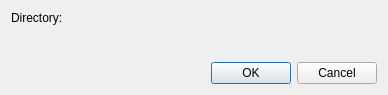
<?xml version="1.0" encoding="UTF-8"?>
<ui version="4.0">
 <class>InitDialog</class>
 <widget class="QDialog" name="InitDialog">
  <property name="geometry">
   <rect>
    <x>0</x>
    <y>0</y>
    <width>388</width>
    <height>95</height>
   </rect>
  </property>
  <property name="windowTitle">
   <string>Init git repo</string>
  </property>
  <property name="windowIcon">
   <iconset theme="kommit">
    <normaloff>.</normaloff>.</iconset>
  </property>
  <layout class="QVBoxLayout" name="verticalLayout">
   <item>
    <layout class="QHBoxLayout" name="horizontalLayout">
     <item>
      <widget class="QLabel" name="label_2">
       <property name="text">
        <string>Directory:</string>
       </property>
      </widget>
     </item>
     <item>
      <widget class="KUrlRequester" name="lineEditPath"/>
     </item>
    </layout>
   </item>
   <item>
    <spacer name="verticalSpacer">
     <property name="orientation">
      <enum>Qt::Vertical</enum>
     </property>
     <property name="sizeHint" stdset="0">
      <size>
       <width>20</width>
       <height>10</height>
      </size>
     </property>
    </spacer>
   </item>
   <item>
    <widget class="QDialogButtonBox" name="buttonBox">
     <property name="orientation">
      <enum>Qt::Horizontal</enum>
     </property>
     <property name="standardButtons">
      <set>QDialogButtonBox::Cancel|QDialogButtonBox::Ok</set>
     </property>
    </widget>
   </item>
  </layout>
 </widget>
 <customwidgets>
  <customwidget>
   <class>KUrlRequester</class>
   <extends>QWidget</extends>
   <header>kurlrequester.h</header>
  </customwidget>
 </customwidgets>
 <resources/>
 <connections>
  <connection>
   <sender>buttonBox</sender>
   <signal>accepted()</signal>
   <receiver>InitDialog</receiver>
   <slot>accept()</slot>
   <hints>
    <hint type="sourcelabel">
     <x>248</x>
     <y>254</y>
    </hint>
    <hint type="destinationlabel">
     <x>157</x>
     <y>274</y>
    </hint>
   </hints>
  </connection>
  <connection>
   <sender>buttonBox</sender>
   <signal>rejected()</signal>
   <receiver>InitDialog</receiver>
   <slot>reject()</slot>
   <hints>
    <hint type="sourcelabel">
     <x>316</x>
     <y>260</y>
    </hint>
    <hint type="destinationlabel">
     <x>286</x>
     <y>274</y>
    </hint>
   </hints>
  </connection>
 </connections>
</ui>
